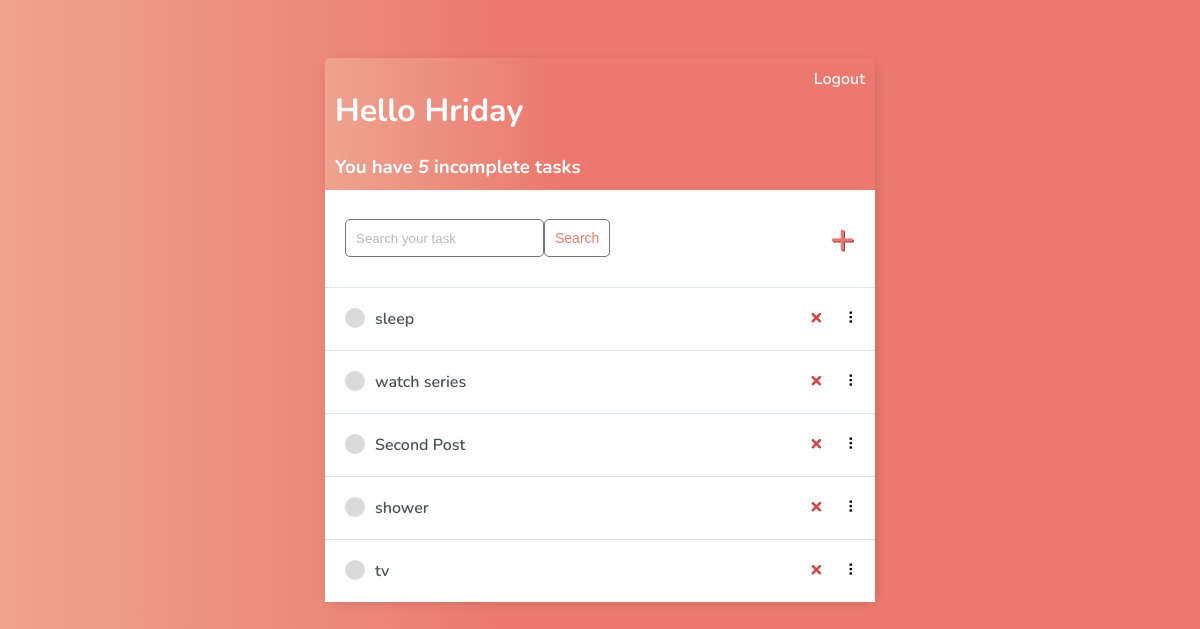
Before: / (signed in) with the older database file.
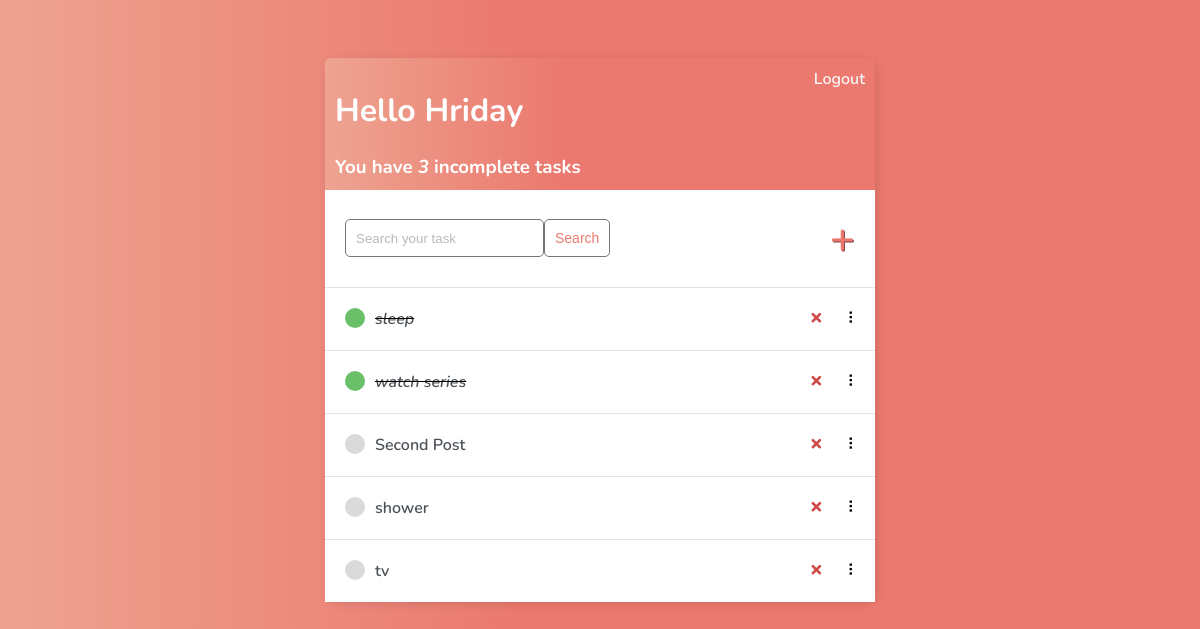
After: the same page with the newer database file.
### base/models.py (models this page shows, shortened)
class Task(models.Model):
    user = models.ForeignKey(
        User, on_delete=models.CASCADE, null=True, blank=True)
    title = models.CharField(max_length=255)
    description = models.TextField(null=True, blank=True)
    complete = models.BooleanField(default=False)
    create = models.DateTimeField(auto_now_add=True)
    def __str__(self):
        return self.title

### base/views.py (the view)
# urls.py: path('', TaskList.as_view(), name='tasks'),
class TaskList(LoginRequiredMixin, ListView):
    model = Task
    context_object_name = 'tasks'
    def get_context_data(self, **kwargs):
        context = super().get_context_data(**kwargs)
        context['tasks'] = context['tasks'].filter(user=self.request.user)
        context['count'] = context['tasks'].filter(complete=False).count()
        search_input = self.request.GET.get('search-area') or ''
        if search_input:
            context['tasks'] = context['tasks'].filter(
                title__startswith=search_input)
        context['search_input'] = search_input
        return context

### base/templates/base/task_list.html (shortened to what this page needs)
{% extends 'base/main.html' %}
{% block content %}
<div class="header-bar">
    <div>
        <h1>Hello {{request.user|title}}</h1>
        <h3 style="margin:0">You have <i>{{count}}</i> incomplete task{{ count|pluralize:"s" }}</h3>
    </div>
    {% if request.user.is_authenticated %}
    <a href="{% url 'logout' %}">Logout</a> {% else %}
    <a href="{% url 'login' %}">Login</a> {% endif %}
</div>
<div id="search-add-wrapper">
    <form method="GET" style="display: flex;">
        <input type='text' name='search-area' placeholder="Search your task" value="{{search_input}}">
        <input class="button" type="submit" value='Search'>
    </form>
    {% if tasks|length > 0 %}
    <a id="add-link" href="{% url 'task-create' %}">&#x2b;</a>
    {% endif %}
</div>
<div id="tasklist" class="task-items-wrapper">
    {% for task in tasks %}
    <div class="task-wrapper" data-position="{{task.pk}}">
        <div class="task-title">
            {% if task.complete %}
            <div class="task-complete-icon"></div>
            <i><s><a href="{% url 'task-update' task.id %}">{{task}}</a></s></i> {% else %}
            <div class="task-incomplete-icon"></div>
            <a href="{% url 'task-update' task.id %}">{{task}}</a> {% endif %}
        </div>
        <div class="task-controls">
            <a class="delete-link" href="{% url 'task-delete' task.id %}">&#215;</a>
            <span class="handle">&nbsp;&#10247;</span>
        </div>
    </div>
    {% empty %}
    <div style="text-align: center; padding-bottom: 10px; line-height: 1em;">
        <h3>No new tasks are created.</h3>
        <h3>Create a <a style="text-decoration: none; color: #e53935;" href="{% url 'task-create' %}">New task</a> !
        </h3>
    </div>
    {% endfor %}
</div>
{% endblock content %}

Changed rows visible on the page:
changed Task "sleep": complete False → True (drawn)
changed Task "watch series": complete False → True (drawn)
Other visible differences:
{{ count }}: "5" → "3"
